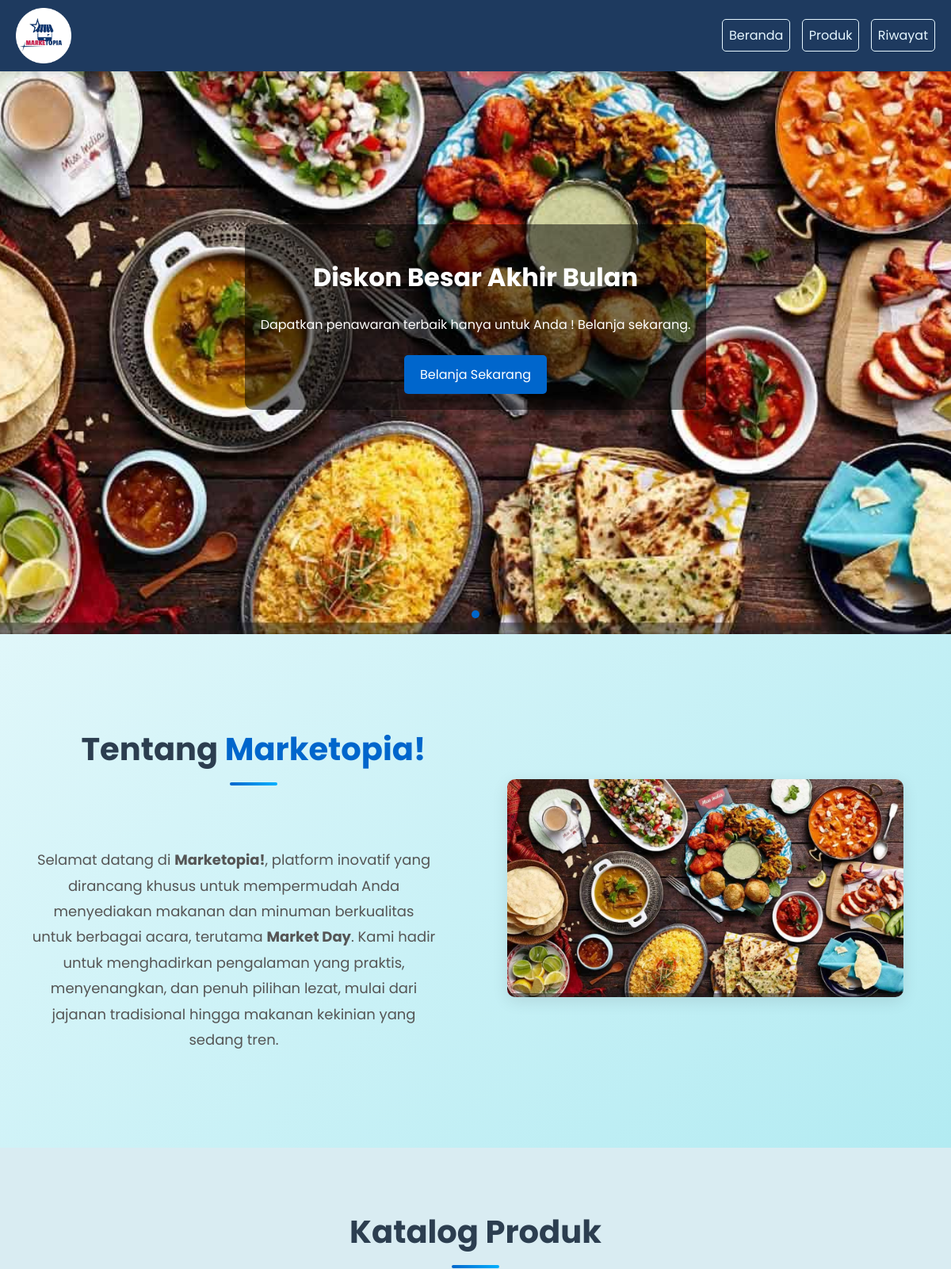
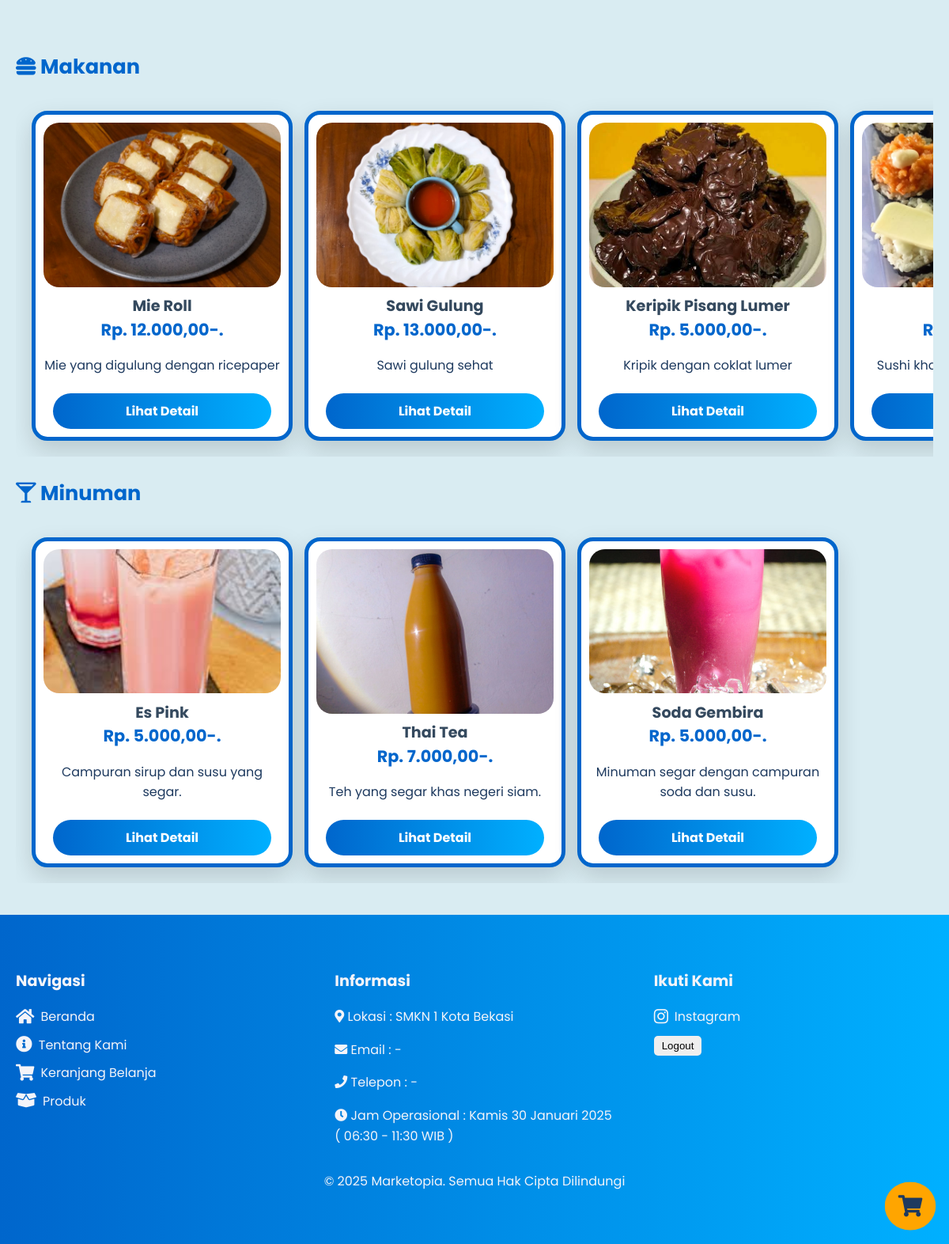
Screenshot of /dashboard.php (signed in) with the database file from the repository (2 pictures, top to bottom).
### tables this page shows
CREATE TABLE `foods` (
  `foods_id` int NOT NULL,
  `nama` varchar(100) NOT NULL,
  `deskripsi` text,
  `harga` decimal(10,2) NOT NULL,
  `quantity` int DEFAULT NULL,
  `gambar` text,
  `nama_gambar` text,
  `product_type` enum('food','drink') NOT NULL
);

### dashboard.php (the view, shortened to what this page needs)
<?php
include "CODES/BACKEND/db.php";
$datamakanan = [];
$dataminuman = [];
$sql = "SELECT * FROM foods";
$result = $db->query($sql);
if ($result->num_rows > 0) {
    while ($row = $result->fetch_assoc()) {
        if ($row['product_type'] === 'food') {
            $datamakanan[] = [
                'nama' => $row['nama'],
                'harga' => $row['harga'],
                'id' => $row['foods_id'],
                'url_gambar' => $row['gambar'],
                'nama_gambar' => $row['nama_gambar'],
                'deskripsi' => $row['deskripsi'],
            ];
        } elseif ($row['product_type'] === 'drink') {
            $dataminuman[] = [
                'nama' => $row['nama'],
                'harga' => $row['harga'],
                'id' => $row['foods_id'],
                'url_gambar' => $row['gambar'],
                'nama_gambar' => $row['nama_gambar'],
                'deskripsi' => $row['deskripsi'],
            ];
        }
    }
}
?>
<!DOCTYPE html>
<html lang="id">
<head>
    <link href="https://cdnjs.cloudflare.com/ajax/libs/font-awesome/5.15.4/css/all.min.css" rel="stylesheet">
    <link rel="stylesheet" href="CODES/CSS/dashboard-styles.css">
</head>
<body>
    <a href="carts-pages.php">
        <i class="fas fa-shopping-cart" style="scale:1.7;bottom:30px;z-index:999;border-radius:50%;right:30px;position:fixed;padding:10px;background-color:orange;"></i>
    </a>
    <header>
        <div class="kontainer-header">
            <img class="logo" src="assets/images/icon.png">
            <nav class="tombol-navigasi">
                <a href="#beranda">Beranda</a>
                <a href="#produk">Produk</a>
                <a href="riwayat-po.php">Riwayat</a>
            </nav>
        </div>
    </header>
    <div class="slider-container" id="beranda">
        <div class="slider">
            <div class="slide" style="background-image: url('assets/images/bg.jpg');">
                <div class="slide-content">
                    <h1>Diskon Besar Akhir Bulan</h1>
                    <p>Dapatkan penawaran terbaik hanya untuk Anda ! Belanja sekarang.</p>
                    <a href="#produk"><button class="cta-button">Belanja Sekarang</button></a>
                </div>
            </div>
        </div>
        <div class="dots"></div>
    </div>
    <section id="tentang" class="tentang">
        <div class="container-tentang">
            <div class="tentang-content">
                <div class="tentang-text">
                    <h2 class="section-title">Tentang <span>Marketopia!</span></h2>
                    <p class="section-description">
                        Selamat datang di <strong>Marketopia!</strong>, platform inovatif yang dirancang khusus untuk mempermudah Anda menyediakan makanan dan minuman berkualitas untuk berbagai acara, terutama <strong>Market Day</strong>.
                        Kami hadir untuk menghadirkan pengalaman yang praktis, menyenangkan, dan penuh pilihan lezat, mulai dari jajanan tradisional hingga makanan kekinian yang sedang tren.
                    </p>
                </div>
                <div class="tentang-image">
                    <img src="assets/images/bg.jpg" alt="Tentang Marketopia !">
                </div>
            </div>
        </div>
    </section>
    <section id="produk" class="produk">
        <div class="container">
            <h2 class="section-title">Katalog Produk</h2>
            <div class="kategori-produk">
                <h3 class="kategori-title"><i class="fas fa-hamburger"></i> Makanan </h3>
                <div class="produk-scroll">
                    <?php foreach ($datamakanan as $makanan): ?>
                        <div class="produk-item">
                            <div class="produk-info">
                                <div class="gambar-produk" style="background-image: url('<?= htmlspecialchars($makanan['url_gambar']) ?>');"></div>
                                <h3><?= htmlspecialchars($makanan['nama']) ?></h3>
                                <p class="harga">Rp. <?= number_format($makanan['harga'], 0, ',', '.') . ',00-.' ?></p>
                                <p class="deskripsi"><?= htmlspecialchars($makanan['deskripsi']) ?></p>
                            </div>
                            <a href="info-produk-pages.php?id=<?= $makanan['id'] ?>&type=foods" class="cek-produk">Lihat Detail</a>
                        </div>
                    <?php endforeach; ?>
                </div>
            </div>
            <div class="kategori-produk">
                <h3 class="kategori-title"><i class="fas fa-glass-martini-alt"></i> Minuman</h3>
                <div class="produk-scroll">
                    <?php foreach ($dataminuman as $minuman): ?>
                        <div class="produk-item">
                            <div class="produk-info">
                                <div class="gambar-produk" style="background-image: url('<?= htmlspecialchars($minuman['url_gambar']) ?>');"></div>
                                <h3><?= htmlspecialchars($minuman['nama']) ?></h3>
                                <p class="harga">Rp. <?= number_format($minuman['harga'], 0, ',', '.') . ',00-.' ?></p>
                                <p class="deskripsi"><?= htmlspecialchars($minuman['deskripsi']) ?></p>
                            </div>
                            <a href="info-produk-pages.php?id=<?= $minuman['id'] ?>&type=foods" class="cek-produk">Lihat Detail</a>
                        </div>
                    <?php endforeach; ?>
                </div>
            </div>
        </div>
    </section>
    <footer>
        <div class="footer-content">
            <div class="footer-navigation">
                <h3>Navigasi</h3>
                <ul>
                    <li><a href="#beranda"><i class="fas fa-home"></i> Beranda</a></li>
                    <li><a href="#tentang"><i class="fas fa-info-circle"></i> Tentang Kami</a></li>
                    <li><a href="carts-pages.php"><i class="fas fa-shopping-cart"></i> Keranjang Belanja</a></li>
                    <li><a href="#produk"><i class="fas fa-box-open"></i> Produk</a></li>
                </ul>
            </div>
            <div class="footer-info">
                <h3>Informasi</h3>
                <p><i class="fas fa-map-marker-alt"></i> Lokasi : SMKN 1 Kota Bekasi </p>
                <p><i class="fas fa-envelope"></i> Email : -</p>
                <p><i class="fas fa-phone"></i> Telepon : -</p>
                <p><i class="fas fa-clock"></i> Jam Operasional : Kamis 30 Januari 2025 ( 06:30 - 11:30 WIB )</p>
            </div>
            <div class="footer-social">
                <h3>Ikuti Kami</h3>
                <ul>
                    <li><a href="https://www.instagram.com/marketopia27/"><i class="fab fa-instagram"></i> Instagram</a></li>
                    <li><form action="dashboard.php" method="POST">
                        <button type="submit" name="logout" style="padding: 5px 10px;border-radius:5px;border:0;">Logout</button>
                </form></li>
                </ul>
            </div>
        </div>
        <div class="footer-bottom">
            <p>&copy; 2025 Marketopia. Semua Hak Cipta Dilindungi</p>
        </div>
    </footer>
</body>
</html>

### rows the page displays
foods: gambar (picture), nama "Mie Roll", harga "12.000", deskripsi "Mie yang digulung dengan ricepaper"
foods: gambar (picture), nama "Sawi Gulung", harga "13.000", deskripsi "Sawi gulung sehat"
foods: gambar (picture), nama "Keripik Pisang Lumer", harga "5.000", deskripsi "Kripik dengan coklat lumer"
foods: gambar (picture), deskripsi "Sushi…"
foods: gambar (picture), nama "Es Pink", harga "5.000", deskripsi "Campuran sirup dan susu yang segar."
foods: gambar (picture), nama "Thai Tea", harga "7.000", deskripsi "Teh yang segar khas negeri siam."
foods: gambar (picture), nama "Soda Gembira", harga "5.000", deskripsi "Minuman segar dengan campuran soda dan susu."
